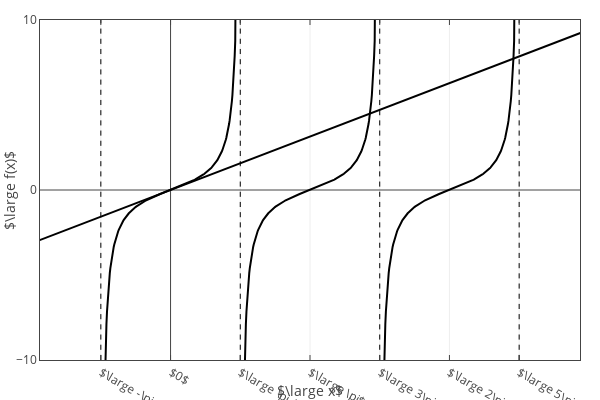

Source (notebook cell):
### Code cell
layout = go.Layout(
    xaxis=dict(
        range = [-np.pi+0.2, 3*np.pi-0.2],
#         exponentformat = 'power',
        ticks = 'inside',
#         dtick = np.pi/2,
        mirror = 'ticks',
        title = '$\large x$',
        ticktext=['$\large -\pi /2$', '$0$', '$\large \pi /2$', '$\large \pi$', '$\large 3\pi /2$', '$\large 2\pi$', '$\large 5\pi /2$'],
        tickvals=[-np.pi/2, 0, np.pi/2, np.pi, 1.5*np.pi, 2*np.pi, 2.5*np.pi],
#         type = 'log',
#         titlefont=dict(
#             family='Arial'
#             size=25
#             color='#7f7f7f'
#         ),
#         tickfont=dict(
#             family='Times New Roman',
#             size=18
#             color='#7f7f7f'
#         ),
#         automargin=True,
        showline=True,
        zeroline=True,
        showticklabels=True,
        showgrid=True
#     rangeselector=dict(
#             buttons=list([
#                 dict(count=1,
#                      label='1m',
#                      step='month',
#                      stepmode='backward'),
#                 dict(count=6,
#                      label='6m',
#                      step='month',
#                      stepmode='backward'),
#                 dict(count=1,
#                     label='YTD',
#                     step='year',
#                     stepmode='todate'),
#                 dict(count=1,
#                     label='1y',
#                     step='year',
#                     stepmode='backward'),
#                 dict(step='all')
#             ])
#         ),
#         rangeslider=dict(
#             visible = True
#         )
    ),
    yaxis=dict(
        range = [-10, 10],
#         exponentformat = 'power',
#         ticks = 'inside',
        dtick = 10,
        mirror = 'ticks',
        title = '$\large f(x)$',
#         type = 'log',
#         titlefont=dict(
#             family='Arial'
#             size=20
#             color='#7f7f7f'
#         ),
#         tickfont=dict(
#             family='Times New Roman',
#             size=18
#             color='#7f7f7f'
#         ),
#         automargin=True,
        showline=True,
        zeroline=True,
        showticklabels=True,
        showgrid=False 
    ),
#     legend=dict(
#         x=0.35,
#         y=0.95,
#         traceorder='normal',
# #         font=dict(
# #             family='Arial',
# #             size=18
# #             color='blue'
# #         ),
# #         bgcolor='#E2E2E2',
# #         bordercolor='black',
# #         borderwidth=1
#     ),
    showlegend=False,
    autosize=False,
    width=600,
    height=400,
    margin=go.layout.Margin(
        l=40,
        r=20,
        b=40,
        t=20,
        pad=0
    )
)
fig = go.Figure(data=[trace0, trace00, trace000, trace1, trace2, trace3, trace4, trace5], layout=layout)
# py.iplot(fig, filename='Fig1-14')
iplot(fig)
pio.write_image(fig, 'C:/Users/garyh/OneDrive/TEXTBOOK/NC/fig1-14.png', format='png', scale=5)
print("Done saving image!")

### Figure 1 — Plotly figure (JSON) as saved in the notebook; plotly's stock layout.template omitted (floating-point values rounded to 4 significant figures; data arrays with more than 128 entries replaced by an {"elided": "..."} marker saying what was removed)
{"data": [{"line": {"color": "black", "width": 2}, "mode": "lines", "type": "scatter", "uid": "ad9370b2-31b9-4180-b45f-2049ec54f0ae", "x": {"elided": "250 float values"}, "y": {"elided": "250 float values"}}, {"line": {"color": "black", "smoothing": 1, "width": 2}, "mode": "lines", "type": "scatter", "uid": "c646ee3b-17ff-46a9-b2fd-c395ae5e820e", "x": {"elided": "250 float values"}, "y": {"elided": "250 float values"}}, {"line": {"color": "black", "smoothing": 1, "width": 2}, "mode": "lines", "type": "scatter", "uid": "a15e3624-3b91-4855-8f16-112a1e105947", "x": {"elided": "250 float values"}, "y": {"elided": "250 float values"}}, {"line": {"color": "black", "width": 2}, "mode": "lines", "type": "scatter", "uid": "9a6fc04e-7f89-4d9b-9a3f-bf91fa1d5eb6", "x": [-3.571, 9.854], "y": [-3.571, 9.854]}, {"line": {"color": "black", "dash": "1%", "width": 1}, "mode": "lines", "type": "scatter", "uid": "5ae05cd0-a230-464d-83da-f27be117e4f2", "x": [-1.571, -1.571], "y": [-10, 10]}, {"line": {"color": "black", "dash": "1%", "width": 1}, "mode": "lines", "type": "scatter", "uid": "f32441a4-ac18-4f62-aa76-d7e8e29e4079", "x": [1.571, 1.571], "y": [-10, 10]}, {"line": {"color": "black", "dash": "1%", "width": 1}, "mode": "lines", "type": "scatter", "uid": "6911f33b-6ef3-48ad-b554-1a55d74b001a", "x": [4.712, 4.712], "y": [-10, 10]}, {"line": {"color": "black", "dash": "1%", "width": 1}, "mode": "lines", "type": "scatter", "uid": "2e39859e-36c3-44a5-9cd9-6fc903bc5eee", "x": [7.854, 7.854], "y": [-10, 10]}], "layout": {"autosize": false, "height": 400, "margin": {"b": 40, "l": 40, "pad": 0, "r": 20, "t": 20}, "showlegend": false, "width": 600, "xaxis": {"mirror": "ticks", "range": [-2.942, 9.225], "showgrid": true, "showline": true, "showticklabels": true, "ticks": "inside", "ticktext": ["$\\large -\\pi /2$", "$0$", "$\\large \\pi /2$", "$\\large \\pi$", "$\\large 3\\pi /2$", "$\\large 2\\pi$", "$\\large 5\\pi /2$"], "tickvals": [-1.571, 0, 1.571, 3.142, 4.712, 6.283, 7.854], "title": "$\\large x$", "zeroline": true}, "yaxis": {"dtick": 10, "mirror": "ticks", "range": [-10, 10], "showgrid": false, "showline": true, "showticklabels": true, "title": "$\\large f(x)$", "zeroline": true}}}
